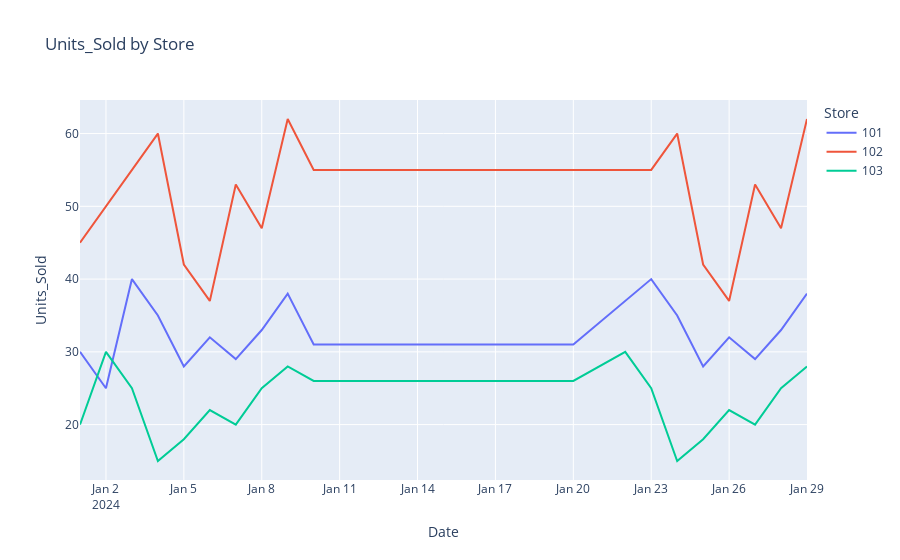

Notebook code for this chart:
### Code cell
fig = px.line(bd_ordenada, x='Date', y='Units_Sold', color='Store', title='Units_Sold by Store')
fig.show()

### Figure 1 — Plotly figure (JSON) as saved in the notebook; plotly's stock layout.template omitted (floating-point values rounded to 4 significant figures)
{"data": [{"hovertemplate": "Store=101<br>Date=%{x}<br>Units_Sold=%{y}<extra></extra>", "legendgroup": "101", "line": {"color": "#636efa", "dash": "solid"}, "marker": {"symbol": "circle"}, "mode": "lines", "name": "101", "orientation": "v", "showlegend": true, "type": "scatter", "x": ["2024-01-01", "2024-01-02", "2024-01-03", "2024-01-04", "2024-01-05", "2024-01-06", "2024-01-07", "2024-01-08", "2024-01-09", "2024-01-10", "2024-01-20", "2024-01-23", "2024-01-24", "2024-01-25", "2024-01-26", "2024-01-27", "2024-01-28", "2024-01-29"], "xaxis": "x", "y": [30, 25, 40, 35, 28, 32, 29, 33, 38, 31, 31, 40, 35, 28, 32, 29, 33, 38], "yaxis": "y"}, {"hovertemplate": "Store=102<br>Date=%{x}<br>Units_Sold=%{y}<extra></extra>", "legendgroup": "102", "line": {"color": "#EF553B", "dash": "solid"}, "marker": {"symbol": "circle"}, "mode": "lines", "name": "102", "orientation": "v", "showlegend": true, "type": "scatter", "x": ["2024-01-01", "2024-01-02", "2024-01-03", "2024-01-04", "2024-01-05", "2024-01-06", "2024-01-07", "2024-01-08", "2024-01-09", "2024-01-10", "2024-01-20", "2024-01-23", "2024-01-24", "2024-01-25", "2024-01-26", "2024-01-27", "2024-01-28", "2024-01-29"], "xaxis": "x", "y": [45, 50, 55, 60, 42, 37, 53, 47, 62, 55, 55, 55, 60, 42, 37, 53, 47, 62], "yaxis": "y"}, {"hovertemplate": "Store=103<br>Date=%{x}<br>Units_Sold=%{y}<extra></extra>", "legendgroup": "103", "line": {"color": "#00cc96", "dash": "solid"}, "marker": {"symbol": "circle"}, "mode": "lines", "name": "103", "orientation": "v", "showlegend": true, "type": "scatter", "x": ["2024-01-01", "2024-01-02", "2024-01-03", "2024-01-04", "2024-01-05", "2024-01-06", "2024-01-07", "2024-01-08", "2024-01-09", "2024-01-10", "2024-01-20", "2024-01-22", "2024-01-23", "2024-01-24", "2024-01-25", "2024-01-26", "2024-01-27", "2024-01-28", "2024-01-29"], "xaxis": "x", "y": [20, 30, 25, 15, 18, 22, 20, 25, 28, 26, 26, 30, 25, 15, 18, 22, 20, 25, 28], "yaxis": "y"}], "layout": {"legend": {"title": {"text": "Store"}, "tracegroupgap": 0}, "title": {"text": "Units_Sold by Store"}, "xaxis": {"anchor": "y", "domain": [0, 1], "title": {"text": "Date"}}, "yaxis": {"anchor": "x", "domain": [0, 1], "title": {"text": "Units_Sold"}}}}
